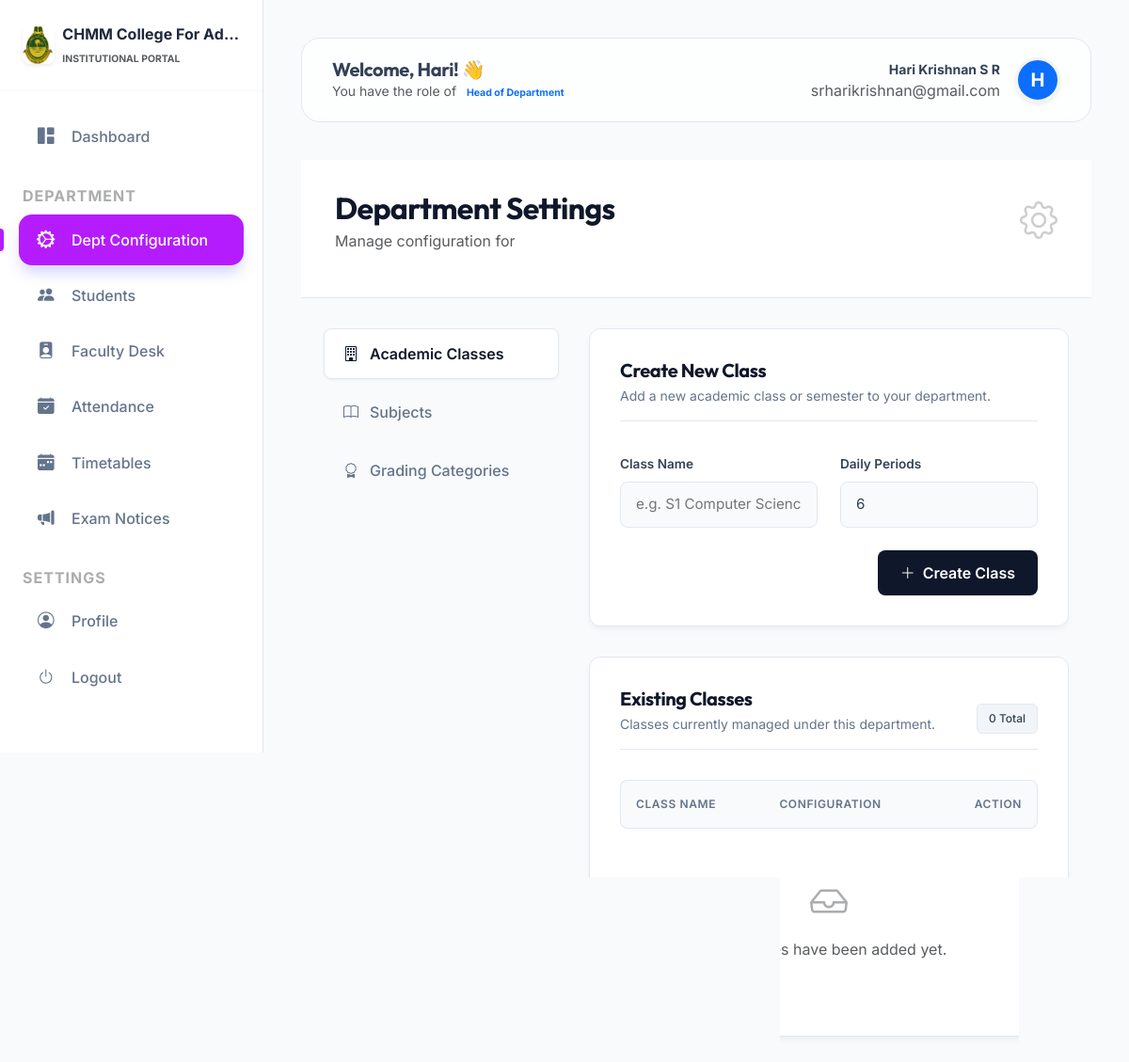
Page /management/department/config/ (signed in) on the earlier database version.
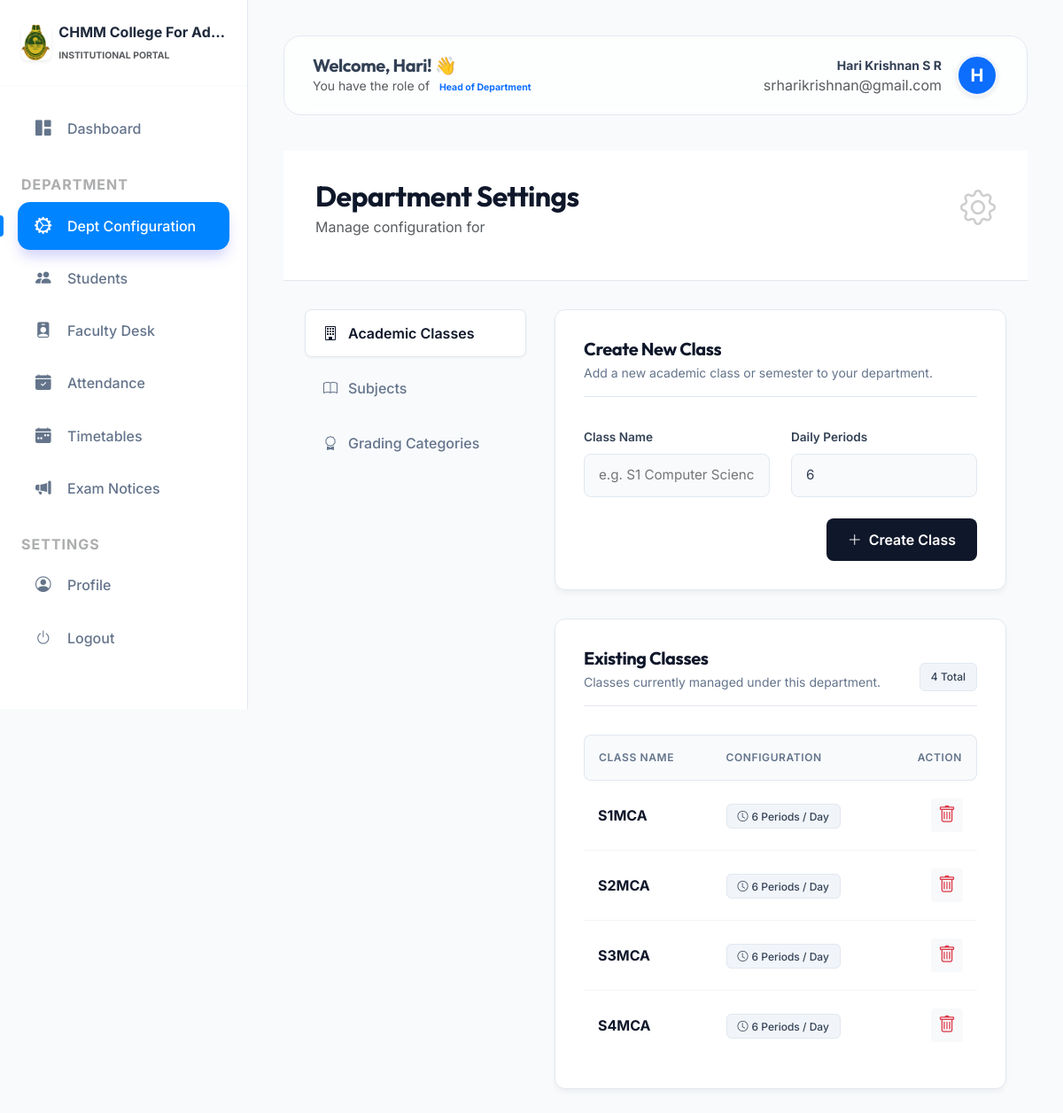
Same page on the later database version.
### management/models.py (models this page shows, shortened)
class TenantModel(models.Model):
    college = models.ForeignKey(College, on_delete=models.CASCADE)
    created_at = models.DateTimeField(auto_now_add=True)
    updated_at = models.DateTimeField(auto_now=True)
    class Meta:
        abstract = True

class AcademicClass(TenantModel):
    department = models.ForeignKey(Department, on_delete=models.CASCADE, related_name='academic_classes')
    name = models.CharField(max_length=100)
    number_of_periods = models.IntegerField(default=6)

### management/views.py (the view)
# urls.py: path('department/config/', views.department_configuration, name='department_configuration'),
@login_required
def department_configuration(request):
    if request.user.role != 'HOD':
        return redirect('dashboard')
    department = request.user.hod_profile.department
    if request.method == 'POST' and 'add_class' in request.POST:
        class_form = AcademicClassForm(request.POST)
        if class_form.is_valid():
            academic_class = class_form.save(commit=False)
            academic_class.department = department
            academic_class.college = request.college
            academic_class.save()
            messages.success(request, 'Class added successfully.')
            return redirect('department_configuration')
    else:
        class_form = AcademicClassForm()
    if request.method == 'POST' and 'add_subject' in request.POST:
        subject_form = SubjectForm(request.POST, department=department)
        if subject_form.is_valid():
            subject = subject_form.save(commit=False)
            subject.department = department
            subject.college = request.college
            subject.save()
            messages.success(request, 'Subject added successfully.')
            return redirect('department_configuration')
    else:
        subject_form = SubjectForm(department=department)
    if request.method == 'POST' and 'add_category' in request.POST:
        cat_form = InternalMarkCategoryForm(request.POST)
        if cat_form.is_valid():
            cat = cat_form.save(commit=False)
            cat.department = department
            cat.college = request.college
            cat.save()
            messages.success(request, 'Internal Mark Category added successfully.')
            return redirect('department_configuration')
    else:
        cat_form = InternalMarkCategoryForm()
    classes = AcademicClass.objects.filter(department=department)
    categories = InternalMarkCategory.objects.filter(department=department)
    subjects = Subject.objects.filter(department=department)
    return render(request, 'management/department_config.html', {
        'classes': classes,
        'categories': categories,
        'subjects': subjects,
        'class_form': class_form,
        'cat_form': cat_form,
        'subject_form': subject_form
    })

### management/forms.py
class AcademicClassForm(forms.ModelForm):
    class Meta:
        model = AcademicClass
        fields = ['name', 'number_of_periods']
        widgets = {
            'name': forms.TextInput(attrs={'class': 'form-control', 'placeholder': 'e.g., S1 B.Tech CS'}),
            'number_of_periods': forms.NumberInput(attrs={'class': 'form-control', 'min': '1', 'max': '15'}),
        }

class InternalMarkCategoryForm(forms.ModelForm):
    class Meta:
        model = InternalMarkCategory
        fields = ['name', 'max_marks']
        widgets = {
            'name': forms.TextInput(attrs={'class': 'form-control', 'placeholder': 'e.g., Attendance'}),
            'max_marks': forms.NumberInput(attrs={'class': 'form-control', 'min': '1', 'max': '1000'}),
        }

### management/templates/management/department_config.html (shortened to what the changed rows need)
{% extends 'base.html' %}
{% block content %}
<div class="page-header px-4">
    <div class="container-fluid max-w-7xl">
        <div class="d-flex justify-content-between align-items-center">
            <div>
                <h1 class="fw-bold mb-1" style="color: var(--minimal-accent); font-size: 2rem;">Department Settings</h1>
            </div>
        </div>
    </div>
</div>
<div class="container-fluid max-w-7xl px-4 pb-5">
    <div class="settings-container">
        <div class="settings-content tab-content" id="settings-tabContent">
            <div class="tab-pane fade show active" id="content-classes" role="tabpanel">
                <div class="minimal-card">
                    <div class="minimal-card-header">
                        <div>
                            <h3 class="minimal-card-title">Existing Classes</h3>
                            <p class="minimal-card-subtitle">Classes currently managed under this department.</p>
                        </div>
                        <span class="badge-minimal">{{ classes|length }} Total</span>
                    </div>
                    <div class="table-responsive">
                        <table class="table-minimal">
                            <thead>
                                <tr>
                                    <th>Class Name</th>
                                    <th>Configuration</th>
                                    <th class="text-end">Action</th>
                                </tr>
                            </thead>
                            <tbody>
                                {% for c in classes %}
                                <tr>
                                    <td>
                                        <div class="fw-bold" style="color: var(--minimal-accent);">{{ c.name }}</div>
                                    </td>
                                    <td>
                                        <span class="badge-minimal"><i class="bi bi-clock me-1"></i>{{ c.number_of_periods }} Periods / Day</span>
                                    </td>
                                    <td class="text-end">
                                        <form method="post" action="{% url 'delete_academic_class' c.id %}" onsubmit="return confirm('Delete this class forever?');">
                                            <button type="submit" class="btn btn-sm btn-light text-danger border-0" title="Delete">
                                                <i class="bi bi-trash fs-5"></i>
                                            </button>
                                        </form>
                                    </td>
                                </tr>
                                {% empty %}
                                <tr>
                                    <td colspan="3" class="text-center py-5 text-muted">
                                        <i class="bi bi-inbox fs-1 d-block mb-2 opacity-50"></i>
                                        No classes have been added yet.
                                    </td>
                                </tr>
                                {% endfor %}
                            </tbody>
                        </table>
                    </div>
                </div>
            </div>
        </div>
    </div>
</div>
{% endblock %}

Differences in the rows shown:
added AcademicClass: name "S1MCA", number_of_periods "6"
added AcademicClass: name "S2MCA", number_of_periods "6"
added AcademicClass: name "S3MCA", number_of_periods "6"
added AcademicClass: name "S4MCA", number_of_periods "6"
Other differences:
{{ classes|length }}: "0" → "4"
text no longer shown: "No classes have been added yet."
